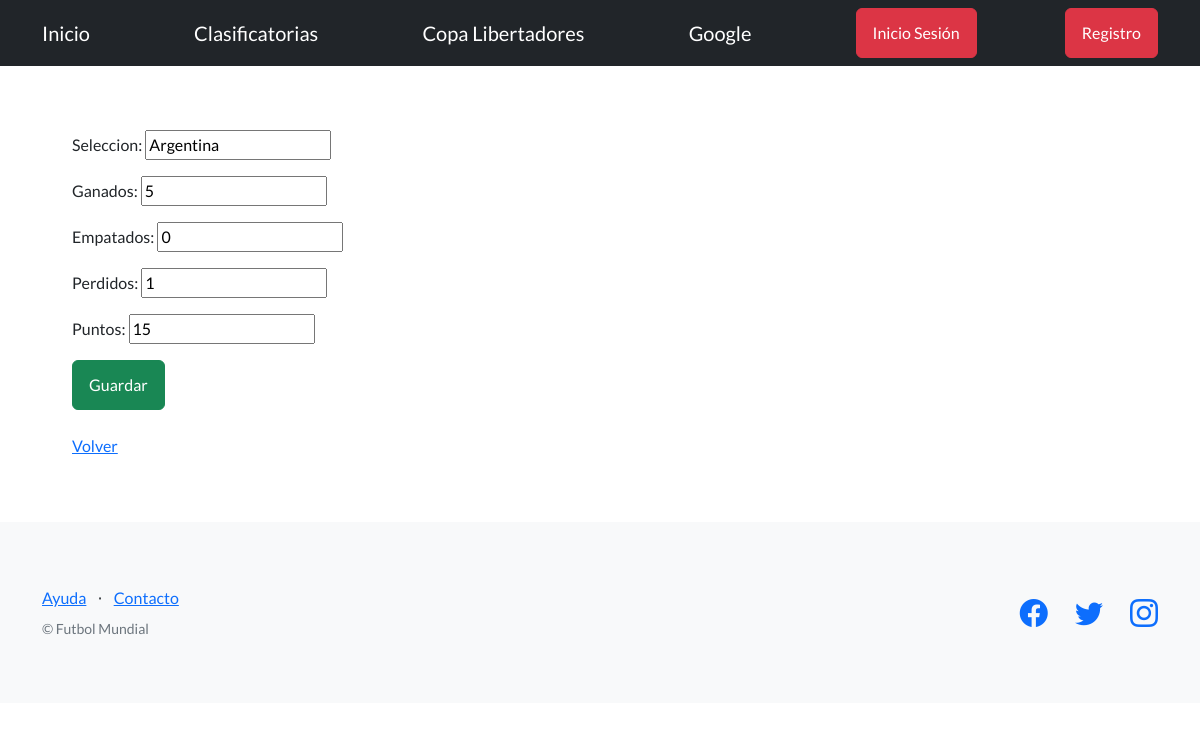
/futbol/editar-seleccion/2/, run on the app's committed database.
### control/models.py (models this page shows, shortened)
class Clasificatorias(models.Model):
    seleccion=models.CharField(max_length=100)
    ganados=models.IntegerField()
    empatados=models.IntegerField()
    perdidos=models.IntegerField()
    puntos=models.IntegerField()

### control/views.py (the view)
# urls.py: path("editar-seleccion/<int:id>/", editar_seleccion, name="editar_seleccion"),
def editar_seleccion(request, id):
    equipos = Clasificatorias.objects.get(id=id)
    if request.method == "POST":
        formulario = CrearSeleccion(request.POST)
        if formulario.is_valid():
            data = formulario.cleaned_data
            equipos.seleccion = data['seleccion']
            equipos.ganados = data['ganados']
            equipos.empatados = data['empatados']
            equipos.perdidos = data['perdidos']
            equipos.puntos = data['puntos']
            equipos.save()
            url_exitosa = reverse('selecciones')
            return redirect(url_exitosa)
    else:
        inicial = {
            'seleccion': equipos.seleccion,
            'ganados': equipos.ganados,
            'empatados': equipos.empatados,
            'perdidos': equipos.perdidos,
            'puntos': equipos.puntos,
        }
        formulario = CrearSeleccion(initial=inicial)
    return render(
        request=request,
        template_name='control/formulario_selecciones.html',
        context={'formulario': formulario},
    )

### control/forms.py
class CrearSeleccion(forms.Form):
    seleccion = forms.CharField(required=True, max_length=100)
    ganados = forms.IntegerField(required=True, max_value=20000)
    empatados = forms.IntegerField(required=True, max_value=20000)
    perdidos = forms.IntegerField(required=True, max_value=20000)
    puntos = forms.IntegerField(required=True, max_value=20000)

### control/templates/control/formulario_selecciones.html (shortened to what this page needs)
{% extends "base.html" %}
{% block contenido %}
<div class="container">
<form method="post">
  {{ formulario.as_p }}
  <input class="btn btn-success" type="submit" value="Guardar"/>
</form>
<br>
<a href="{% url 'selecciones' %}">Volver</a>
</div>
{% endblock contenido %}

### data on the page
Clasificatorias: seleccion "Argentina", ganados "5", empatados "0", perdidos "1", puntos "15"
